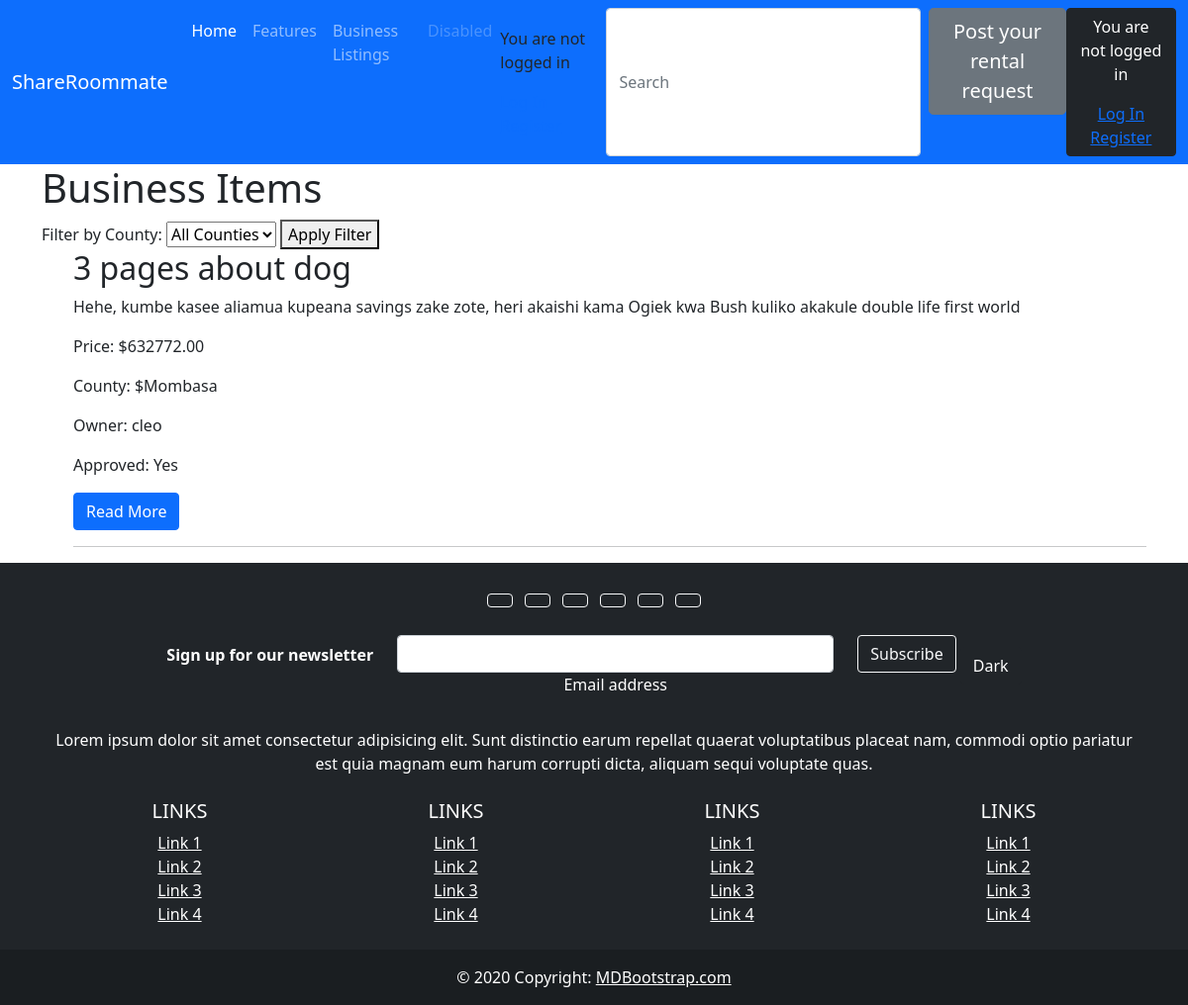
/business-items/, run on the app's committed database.
### listings/models.py (models this page shows, shortened)
class Item(models.Model):
    BUSINESS = 'business'
    RESIDENTIAL = 'residential'
    LISTING_CHOICES = [
        (BUSINESS, 'Business'),
        (RESIDENTIAL, 'Residential'),
    ]
    COUNTY_CHOICES = [
        ('Nairobi', 'Nairobi'),
        ('Mombasa', 'Mombasa'),
    ]
    title = models.CharField(max_length=255)
    county = models.CharField(max_length=50, choices=COUNTY_CHOICES)  # Up
    type = models.CharField(max_length=20, choices=LISTING_CHOICES,default=RESIDENTIAL)
    description = models.TextField()
    price = models.DecimalField(max_digits=10, decimal_places=2)
    created_at = models.DateTimeField(auto_now_add=True)
    updated_at = models.DateTimeField(auto_now=True)
    owner = models.ForeignKey(User, on_delete=models.CASCADE)
    approved = models.BooleanField(default=False)  # New field

### listings/views.py (the view)
# urls.py: path('business-items/', business_items, name='business_items'),
def business_items(request):
    items = Item.objects.filter(type='business')
    county_filter = request.GET.get('county')
    if county_filter:
        items = items.filter(county=county_filter)
    return render(request, 'listings/business_items.html', {'items': items})

### listings/templates/listings/business_items.html (shortened to what this page needs)
{% extends "base.html" %}
{% block content %}
<body>
    <h1>Business Items</h1>
    <form action="{% url 'business_items' %}" method="GET">
        <label for="county-filter">Filter by County:</label>
        <select name="county" id="county-filter">
            <option value="">All Counties</option>
        </select>
        <button type="submit">Apply Filter</button>
    </form>
    <ul>
        {% for item in items %}
             <h2>{{ item.title }}</h2>
    <p>{{ item.description }}</p>
    <p>Price: ${{ item.price }}</p>
 <p>County: ${{ item.county }}</p>
    <p>Owner: {{ item.owner.username }}</p>
    <p>Approved: {% if item.approved %}Yes{% else %}No{% endif %}</p>
<a href="{% url 'read_more' item.pk %}"><button class="btn btn-primary">Read More</button></a>
    <hr>
        {% endfor %}
    </ul>
</body>
{%endblock%}

### data on the page
Item: title "3 pages about dog", description "Hehe, kumbe kasee aliamua kupeana savings zake zote, heri akaishi kama Ogiek kwa Bush kuliko akakule double life first world", price "632772.00", county "Mombasa", owner.username "cleo", approved "Yes"
